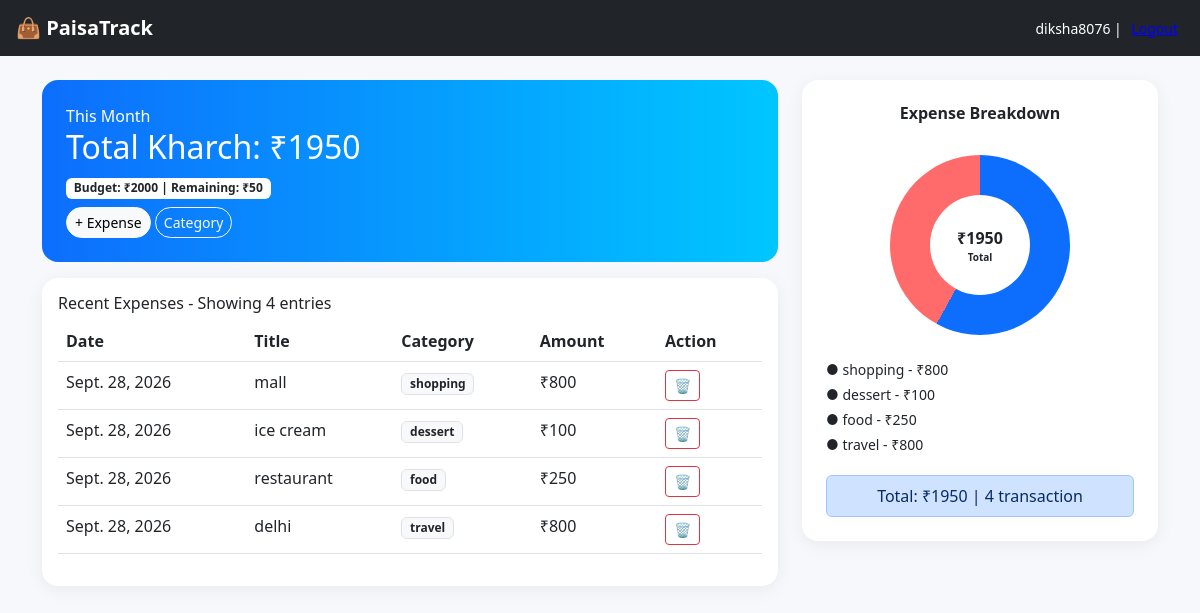
Screenshot of / (signed in) with the database file from the repository.
### expenseapp/models.py (models this page shows, shortened)
class Expense(models.Model):
    user = models.ForeignKey(User, on_delete=models.CASCADE)
    title = models.CharField(max_length=100)
    amount = models.IntegerField()
    category = models.ForeignKey(Category, on_delete=models.SET_NULL, null=True)
    date = models.DateField(auto_now_add=True)

class Category(models.Model):
    name = models.CharField(max_length=100)
    def __str__(self):
        return self.name

### expenseapp/views.py (the view)
# urls.py: path('', views.dashboard, name='dashboard'),
@login_required
def dashboard(request):
    expenses = Expense.objects.filter(user=request.user).order_by('-date')
    total = expenses.aggregate(Sum('amount'))['amount__sum'] or 0
    budget = 2000
    remaining = budget - int(total)
    cat_data = expenses.values('category__name').annotate(total=Sum('amount'))
    labels = [c['category__name'] for c in cat_data]
    data = [float(c['total']) for c in cat_data]
    return render(request, 'expenseapp/dashboard.html', {
        'expenses': expenses,
        'total': total,
        'remaining': remaining,  # YE BHI ADD KARO
        'budget': budget,
        'labels': json.dumps(labels),
        'data': json.dumps(data)
    })

### expenseapp/templates/expenseapp/dashboard.html
{% extends 'expenseapp/base.html' %}
{% block content %}
<div class="row">
  <div class="col-md-8">
    <div class="p-4 rounded-4 text-white mb-3" style="background: linear-gradient(90deg,#0d6efd,#00c6ff)">
      <div>This Month</div>
      <h2>Total Kharch: ₹{{total}}</h2>
      <span class="badge bg-white text-dark">Budget: ₹2000 | Remaining: ₹{{ remaining }}</span>
      <div class="mt-2">
        <a href="{% url 'add_expense' %}" class="btn btn-light btn-sm rounded-pill">+ Expense</a>
        <a href="{% url 'add_category' %}" class="btn btn-outline-light btn-sm rounded-pill">Category</a>
      </div>
    </div>
    <div class="card p-3">
      <h6>Recent Expenses - Showing {{expenses.count}} entries</h6>
      <table class="table">
        <tr><th>Date</th><th>Title</th><th>Category</th><th>Amount</th><th>Action</th></tr>
        {% for e in expenses %}
        <tr>
          <td>{{e.date}}</td>
          <td>{{e.title}}</td>
          <td><span class="badge bg-light text-dark border">{{e.category}}</span></td>
          <td>₹{{e.amount}}</td>
          <td><a href="{% url 'delete_expense' e.id %}" class="btn btn-sm btn-outline-danger" onclick="return confirm('Delete karna hai?')">🗑️</a></td>
        </tr>
        {% endfor %}
      </table>
    </div>
  </div>
  <div class="col-md-4">
    <div class="card p-4 text-center">
      <h6 class="fw-bold">Expense Breakdown</h6>
      <div class="mx-auto my-4" style="width:180px; height:180px; border-radius:50%; background: conic-gradient(#0d6efd 0% 58%, #ff6b6b 58% 100%); position:relative;">
        <div style="position:absolute; top:50%; left:50%; transform:translate(-50%,-50%); width:100px; height:100px; background:white; border-radius:50%; display:flex; align-items:center; justify-content:center; font-weight:bold; flex-direction:column;">
          <span>₹{{total}}</span><small style="font-size:10px;">Total</small>
        </div>
      </div>
      <div class="text-start small">
        {% for e in expenses %}
        <div class="d-flex justify-content-between mb-1"><span>● {{e.category}} - ₹{{e.amount}}</span></div>
        {% endfor %}
      </div>
      <div class="alert alert-primary mt-3 mb-0 py-2">Total: ₹{{total}} | {{expenses.count}} transaction</div>
    </div>
  </div>
</div>
{% endblock %}

### expenseapp/templates/expenseapp/base.html (shortened to what this page needs)
<!doctype html>
<html>
<head>
<link href="https://cdn.jsdelivr.net/npm/bootstrap@5.3.0/dist/css/bootstrap.min.css" rel="stylesheet">
</head>
<body>
<nav class="navbar navbar-dark bg-dark px-3 py-2">
  <span class="navbar-brand fw-bold">👜 PaisaTrack</span>
  <span class="text-white small">{{ user.username }} | <form action="{% url 'logout' %}" method="post" style="display:inline;">
  <button type="submit" style="background:none; border:none; color:blue; cursor:pointer; text-decoration:underline;">Logout</button>
</form></span>
</nav>
<div class="container mt-4">
{% block content %}{% endblock %}
</div>
</body>
</html>

### expenseapp/templates/expenseapp/base.html (style rules this page uses)
body { background:#f6f8fb; }
.card { border:0; border-radius:16px; box-shadow:0 4px 18px rgba(0,0,0,.06); }

### rows the page displays
Expense: date "Sept. 28, 2026", title "mall", category "shopping", amount "800"
Expense: date "Sept. 28, 2026", title "ice cream", category "dessert", amount "100"
Expense: date "Sept. 28, 2026", title "restaurant", category "food", amount "250"
Expense: date "Sept. 28, 2026", title "delhi", category "travel", amount "800"

### other values shown
{{ user.username }} "diksha8076"
{{ total }} "1950"
{{ remaining }} "50"
{{ expenses.count }} "4"
